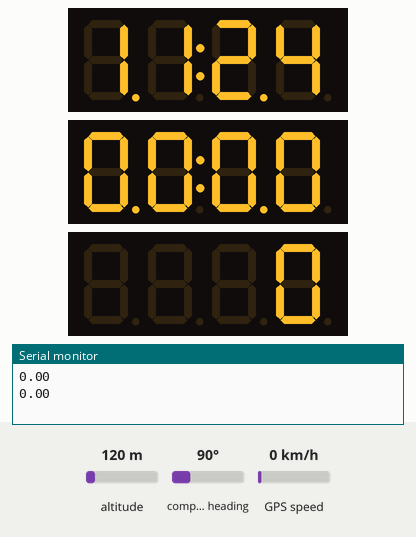
A sketch run on a simulated Arduino Uno, built with avr-gcc and run on an emulated ATmega328P. Shown: 3 × 4-digit seven-segment display, the last lines printed to the serial monitor. The inputs (shaded band) are chosen by the test bench; at power-on: compass heading 90°, GPS speed 0 km/h, altitude 120 m. The GPS gets a fix after 3 s at 37.7749, -122.4194 with 8 satellites.

Above: at 1.2 s.
1.3 s: compass heading set to 7°
At 4.9 s:
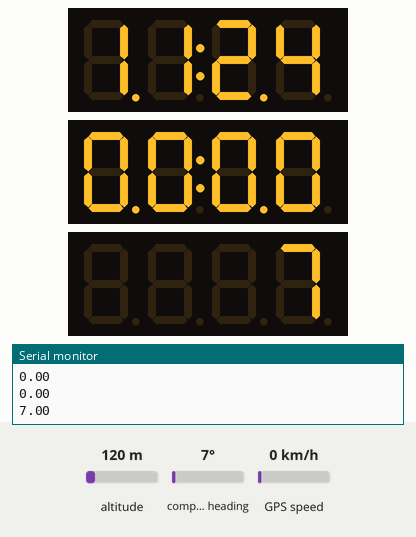
5.5 s: GPS speed set to 2 km/h
At 7.8 s:
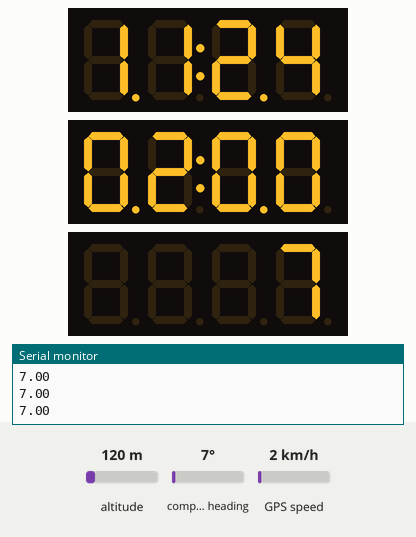
8.9 s: compass heading set to 90°
At 11.1 s:
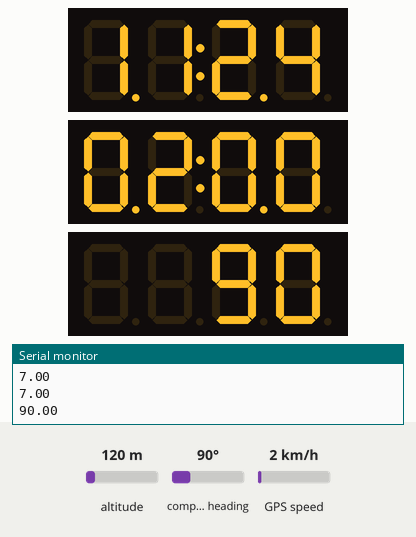
12.2 s: GPS speed set to 30 km/h
At 15.1 s:
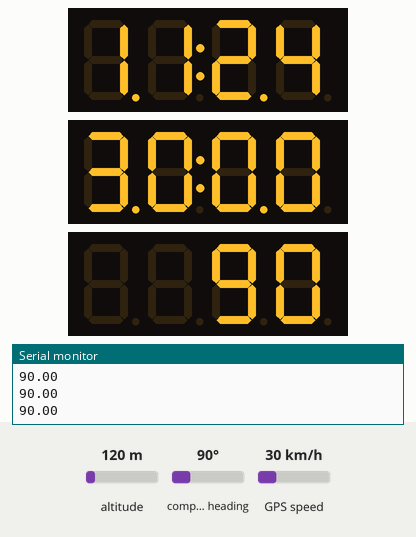
Timing chart, 0 to 16.6 s (numbered marks = the images above; inputs shaded):
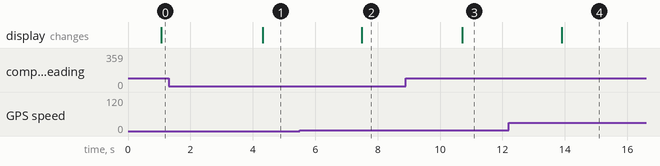

The sketch:

main.ino
```cpp
// Include the header file for the functions
#include "functions.h"


// Define the pins for the GPS module
const int RXPin = 7, TXPin = 6;
const uint32_t GPSBaud = 9600;

// Define the pins for the TM1637 display
const int CLK = 5;
const int DIO1 = 4;
const int DIO2 = 3;
const int DIO3 = 2;

const int brightness = 7;

// Create an instance of the TinyGPSPlus class
TinyGPSPlus gps;

// Create instances of the TM1637Display class
TM1637Display display1(CLK, DIO1);
TM1637Display display2(CLK, DIO2);
TM1637Display display3(CLK, DIO3);

// Create a serial connection to the GPS device
SoftwareSerial ss(RXPin, TXPin);

void setup()
{
  // Begin the serial communication
  Serial.begin(115200);
  ss.begin(GPSBaud);

  // Initialize the display and set the brightness
  display1.setBrightness(brightness); // Réglez la luminosité (0-7)
  display2.setBrightness(brightness); // Réglez la luminosité (0-7)
  display3.setBrightness(brightness); // Réglez la luminosité (0-7)

  // Print a startup message
  //Serial.println(F("Cruising the sea, With GPS you foresee"));


}

void loop()
{

  /*
    Time display -------------------------------------------------------------------
  */

  // Get the current hours and minutes
  int hours = gps.time.hour();
  int minutes = gps.time.minute();

  // Adjust for timezone (Paris is UTC +1)
  hours = hours + 1;

  // Adjust for daylight saving time
  if ((month() > 3 && month() < 10) || (month() == 3 && day() >= 26) || (month() == 10 && day() < 29)) {
    hours = hours + 1;
  }

  // Handle overflow
  if (hours >= 24) {
    hours = hours - 24;
  }

  // Display the time on the display
  display1.showNumberDecEx((100*hours + minutes), 0b11100000, true);


  /*
  Speed display -------------------------------------------------------------------
  */

  // Get the current speed in km/h
  float speedKmph = gps.speed.kmph();

  // Convert the speed to knots
  float speedKnots = speedKmph ;// 1.852; //   /!\ attention romu

  int speedKnots_100;
  speedKnots_100 = 100 * speedKnots;

  // Display the speed on the second display
  display2.showNumberDecEx(speedKnots_100, 0b11100000, true);


  /*
  Curse display -------------------------------------------------------------------
  */

  // Get the current course
  float course = gps.course.deg();

  Serial.println(course);


  display3.showNumberDec(course, false, 4, 0);


  smartDelay(1000);

  if (millis() > 5000 && gps.charsProcessed() < 10){
    Serial.println(F("No GPS data received: check wiring"));
    afficherMessage(display1, "ERR");
    afficherMessage(display2, "ERR");
    afficherMessage(display3, "ERR");}
}
```

functions.cpp
```cpp
#include "functions.h"

// This custom version of delay() ensures that the gps object
// is being "fed".
void smartDelay(unsigned long ms)
{
  unsigned long start = millis();
  do
  {
    while (ss.available())
      gps.encode(ss.read());
  } while (millis() - start < ms);
}

// This function prints a floating point number with a specified length and precision.
// If the number is not valid, it prints asterisks.
void printFloat(float val, bool valid, int len, int prec)
{
  if (!valid)
  {
    while (len-- > 1)
      Serial.print('*');
    Serial.print(' ');
  }
  else
  {
    Serial.print(val, prec);
    int vi = abs((int)val);
    int flen = prec + (val < 0.0 ? 2 : 1); // . and -
    flen += vi >= 1000 ? 4 : vi >= 100 ? 3 : vi >= 10 ? 2 : 1;
    for (int i=flen; i<len; ++i)
      Serial.print(' ');
  }
  smartDelay(0);
}


// This function prints an integer with a specified length.
// If the integer is not valid, it prints asterisks.
void printInt(unsigned long val, bool valid, int len)
{
  char sz[32] = "*****************";
  if (valid)
    sprintf(sz, "%ld", val);
  sz[len] = 0;
  for (int i=strlen(sz); i<len; ++i)
    sz[i] = ' ';
  if (len > 0)
    sz[len-1] = ' ';
  Serial.print(sz);
  smartDelay(0);
}

// This function prints the date and time from a GPS object.
// If the date or time is not valid, it prints asterisks.
void printDateTime(TinyGPSDate &d, TinyGPSTime &t)
{
  if (!d.isValid())
  {
    Serial.print(F("********** "));
  }
  else
  {
    char sz[32];
    sprintf(sz, "%02d/%02d/%02d ", d.month(), d.day(), d.year());
    Serial.print(sz);
  }

  if (!t.isValid())
  {
    Serial.print(F("******** "));
  }
  else
  {
    char sz[32];
    sprintf(sz, "%02d:%02d:%02d ", t.hour(), t.minute(), t.second());
    Serial.print(sz);
  }

  printInt(d.age(), d.isValid(), 5);
  smartDelay(0);
}

void afficherMessage(TM1637Display& display, const char *message) {
  uint8_t data[] = {0, 0, 0, 0};

  // Parcourez chaque caractère du message
  for (int i = 0; i < strlen(message) && i < 4; i++) {
    // Obtenez le code segment pour le caractère actuel
    data[i] = display.encodeDigit(message[i]);
  }

  // Affichez les données sur l'afficheur
  display.setSegments(data);
}

void defilerMessage(TM1637Display& display, const __FlashStringHelper *message, int delayTime) {
  PGM_P p = reinterpret_cast<PGM_P>(message); // Convert the __FlashStringHelper* to PGM_P
  int len = strlen_P(p); // Get the length of the message using strlen_P()

  for (int i = 0; i < len; i++) { // Loop through each character of the message
    uint8_t data[] = {0, 0, 0, 0}; // Initialize an array to hold the encoded characters

    // Loop through each digit of the display
    for (int j = 0; j < 4; j++) {
      if (i + j < len) { // Check if the current character is within the length of the message
        // Get the current character and convert it to a digit
        char c = (char)pgm_read_byte_near(p + i + j);
        data[j] = display.encodeDigit(c - '0'); // Encode the digit for display
      }
    }

    display.setSegments(data); // Display the encoded digits on the display

    delay(delayTime); // Wait before moving to the next character
  }
}
```

functions.h
```cpp
#include <TinyGPSPlus.h>
#include <SoftwareSerial.h>
#include <TM1637Display.h>
#include <avr/pgmspace.h> // Include the header file for PROGMEM related functions
#include <TimeLib.h>

extern SoftwareSerial ss;
extern TinyGPSPlus gps;


void smartDelay(unsigned long ms);
void printFloat(float val, bool valid, int len, int prec);
void printInt(unsigned long val, bool valid, int len);
void printDateTime(TinyGPSDate &d, TinyGPSTime &t);
void printStr(const char *str, int len);
void afficherMessage(TM1637Display& display, const char *message);
void defilerMessage(TM1637Display& display, const __FlashStringHelper *message, int delayTime);
```

Measured:
- after the input at 1.3 s, the display: changes after 3.0 s (image 1)
- after the input at 5.5 s, the display: changes after 2.0 s (image 2)
- after the input at 8.9 s, the display: changes after 1.8 s (image 3)
- after the input at 12.2 s, the display: changes after 1.7 s (image 4)
